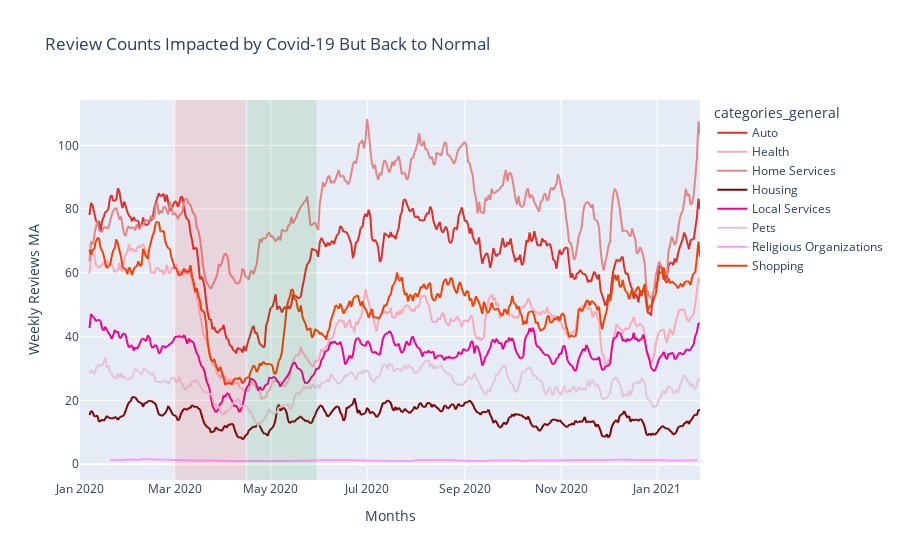

The notebook cell this image was saved under:
### Code cell
fig = px.line(some_impact, x="review_day", y="weekly_MA", color='categories_general', title = "Review Counts Impacted by Covid-19 But Back to Normal",
            labels=dict(weekly_MA="Weekly Reviews MA", review_day="Months"),
              color_discrete_map={'Auto':'#d9312b', 
                                  'Health':"#faaab8", 
                                  'Home Services':"#e38686",
                                  'Housing':"#7a0606",
                                  'Local Services':"#e80792",
                                  'Pets':"#e6c3d8",
                                  'Religious':"#733259",
                                  'Shopping':"#ed4407"
                                 }
             )

#add line
fig.add_vrect(x0='2020-03-01', x1='2020-04-15', line_width=0, fillcolor="red", opacity=0.1)

#add line
fig.add_vrect(x0='2020-04-16', x1='2020-05-30', line_width=0, fillcolor="green", opacity=0.1)

fig.show()

### Figure 1 — Plotly figure (JSON) as saved in the notebook; plotly's stock layout.template omitted (floating-point values rounded to 4 significant figures; data arrays with more than 128 entries replaced by an {"elided": "..."} marker saying what was removed)
{"data": [{"hovertemplate": "categories_general=Auto<br>Months=%{x}<br>Weekly Reviews MA=%{y}<extra></extra>", "legendgroup": "Auto", "line": {"color": "#d9312b", "dash": "solid"}, "mode": "lines", "name": "Auto", "showlegend": true, "type": "scattergl", "x": {"elided": "394 str values"}, "xaxis": "x", "y": {"elided": "394 float values"}, "yaxis": "y"}, {"hovertemplate": "categories_general=Health<br>Months=%{x}<br>Weekly Reviews MA=%{y}<extra></extra>", "legendgroup": "Health", "line": {"color": "#faaab8", "dash": "solid"}, "mode": "lines", "name": "Health", "showlegend": true, "type": "scattergl", "x": {"elided": "394 str values"}, "xaxis": "x", "y": {"elided": "394 float values"}, "yaxis": "y"}, {"hovertemplate": "categories_general=Home Services<br>Months=%{x}<br>Weekly Reviews MA=%{y}<extra></extra>", "legendgroup": "Home Services", "line": {"color": "#e38686", "dash": "solid"}, "mode": "lines", "name": "Home Services", "showlegend": true, "type": "scattergl", "x": {"elided": "394 str values"}, "xaxis": "x", "y": {"elided": "394 float values"}, "yaxis": "y"}, {"hovertemplate": "categories_general=Housing<br>Months=%{x}<br>Weekly Reviews MA=%{y}<extra></extra>", "legendgroup": "Housing", "line": {"color": "#7a0606", "dash": "solid"}, "mode": "lines", "name": "Housing", "showlegend": true, "type": "scattergl", "x": {"elided": "394 str values"}, "xaxis": "x", "y": {"elided": "394 float values"}, "yaxis": "y"}, {"hovertemplate": "categories_general=Local Services<br>Months=%{x}<br>Weekly Reviews MA=%{y}<extra></extra>", "legendgroup": "Local Services", "line": {"color": "#e80792", "dash": "solid"}, "mode": "lines", "name": "Local Services", "showlegend": true, "type": "scattergl", "x": {"elided": "394 str values"}, "xaxis": "x", "y": {"elided": "394 float values"}, "yaxis": "y"}, {"hovertemplate": "categories_general=Pets<br>Months=%{x}<br>Weekly Reviews MA=%{y}<extra></extra>", "legendgroup": "Pets", "line": {"color": "#e6c3d8", "dash": "solid"}, "mode": "lines", "name": "Pets", "showlegend": true, "type": "scattergl", "x": {"elided": "394 str values"}, "xaxis": "x", "y": {"elided": "394 float values"}, "yaxis": "y"}, {"hovertemplate": "categories_general=Religious Organizations<br>Months=%{x}<br>Weekly Reviews MA=%{y}<extra></extra>", "legendgroup": "Religious Organizations", "line": {"color": "#FF97FF", "dash": "solid"}, "mode": "lines", "name": "Religious Organizations", "showlegend": true, "type": "scattergl", "x": ["2020-01-01", "2020-01-03", "2020-01-06", "2020-01-11", "2020-01-16", "2020-01-19", "2020-01-20", "2020-01-24", "2020-01-26", "2020-01-27", "2020-01-30", "2020-02-04", "2020-02-05", "2020-02-08", "2020-02-09", "2020-02-12", "2020-02-16", "2020-02-17", "2020-02-23", "2020-02-25", "2020-02-26", "2020-03-02", "2020-03-08", "2020-03-09", "2020-03-16", "2020-03-20", "2020-03-24", "2020-04-05", "2020-04-26", "2020-05-04", "2020-05-13", "2020-05-30", "2020-06-02", "2020-06-04", "2020-06-07", "2020-06-11", "2020-06-21", "2020-06-22", "2020-06-26", "2020-07-19", "2020-07-26", "2020-07-27", "2020-07-29", "2020-07-31", "2020-08-02", "2020-08-05", "2020-08-09", "2020-08-13", "2020-08-19", "2020-08-25", "2020-08-27", "2020-09-09", "2020-09-13", "2020-09-14", "2020-09-15", "2020-09-17", "2020-09-19", "2020-09-20", "2020-09-27", "2020-09-30", "2020-10-03", "2020-10-05", "2020-10-08", "2020-10-12", "2020-10-22", "2020-10-25", "2020-10-28", "2020-11-09", "2020-11-15", "2020-11-23", "2020-11-30", "2020-12-06", "2020-12-10", "2020-12-12", "2020-12-17", "2020-12-21", "2021-01-03", "2021-01-09", "2021-01-10", "2021-01-11", "2021-01-21", "2021-01-22", "2021-01-23", "2021-01-24", "2021-01-26"], "xaxis": "x", "y": [null, null, null, null, null, null, 1.286, 1.286, 1.286, 1.286, 1.429, 1.429, 1.286, 1.429, 1.571, 1.571, 1.571, 1.429, 1.429, 1.429, 1.429, 1.286, 1.286, 1.143, 1.143, 1.143, 1.143, 1, 1, 1, 1, 1.143, 1.286, 1.286, 1.286, 1.286, 1.286, 1.286, 1.143, 1, 1, 1, 1, 1.143, 1.286, 1.286, 1.286, 1.286, 1.286, 1.286, 1.143, 1, 1, 1, 1, 1.143, 1.143, 1.143, 1.143, 1.143, 1.143, 1.143, 1, 1.143, 1.143, 1.143, 1.143, 1.286, 1.286, 1.286, 1.286, 1.429, 1.429, 1.429, 1.286, 1.286, 1.286, 1.143, 1, 1.143, 1.143, 1.143, 1.143, 1.143, 1.286], "yaxis": "y"}, {"hovertemplate": "categories_general=Shopping<br>Months=%{x}<br>Weekly Reviews MA=%{y}<extra></extra>", "legendgroup": "Shopping", "line": {"color": "#ed4407", "dash": "solid"}, "mode": "lines", "name": "Shopping", "showlegend": true, "type": "scattergl", "x": {"elided": "394 str values"}, "xaxis": "x", "y": {"elided": "394 float values"}, "yaxis": "y"}], "layout": {"legend": {"title": {"text": "categories_general"}, "tracegroupgap": 0}, "shapes": [{"fillcolor": "red", "line": {"width": 0}, "opacity": 0.1, "type": "rect", "x0": "2020-03-01", "x1": "2020-04-15", "xref": "x", "y0": 0, "y1": 1, "yref": "y domain"}, {"fillcolor": "green", "line": {"width": 0}, "opacity": 0.1, "type": "rect", "x0": "2020-04-16", "x1": "2020-05-30", "xref": "x", "y0": 0, "y1": 1, "yref": "y domain"}], "title": {"text": "Review Counts Impacted by Covid-19 But Back to Normal"}, "xaxis": {"anchor": "y", "domain": [0, 1], "title": {"text": "Months"}}, "yaxis": {"anchor": "x", "domain": [0, 1], "title": {"text": "Weekly Reviews MA"}}}}
